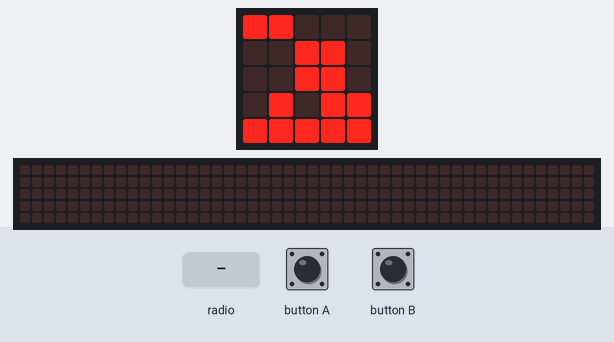
Bench run of a program on a simulated BBC micro:bit (MakeCode). Shown: the board's 5×5 LED display, a strip that is not on the board, showing the scrolling text unrolled. The inputs (shaded band) are chosen by the test bench. The 48×5 strip is a reading aid, not a part: it shows the text the display is scrolling, unrolled, one strip-width of it at a time.

Above: at 1.6 s.
1.7 s: radio message "123" arrives
At 1.77 s:
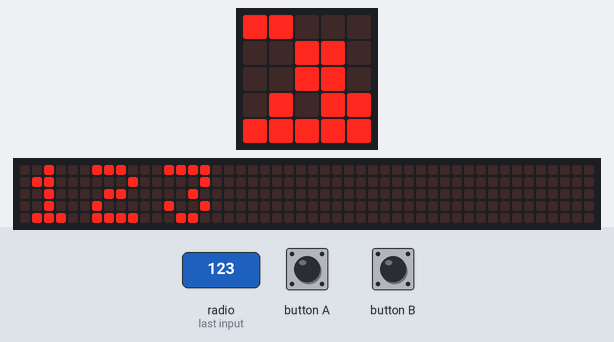
At 2.22 s:
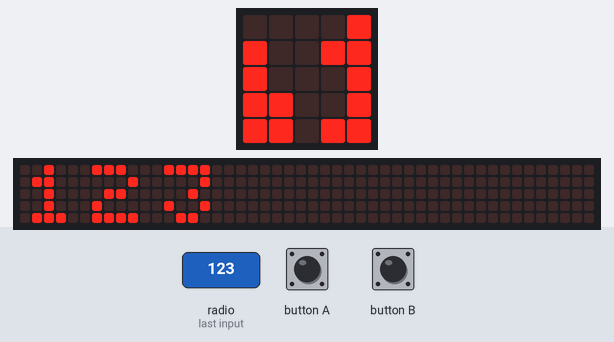
3.6 s: radio message "1" arrives
At 5.6 s:
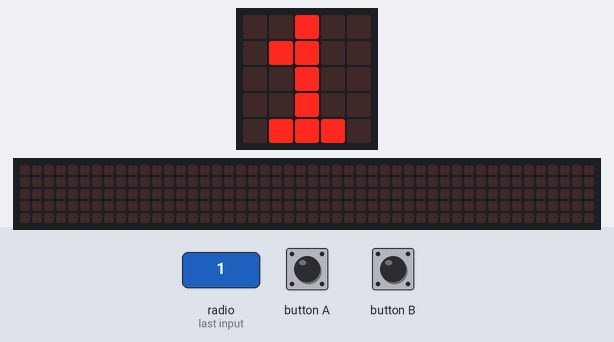
Timing chart, 0 to 7.1 s (numbered marks = the images above; inputs shaded):
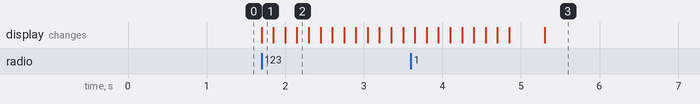

Measured:
- after the input at 1.7 s, the display: changes at once (image 1)

The program:

main.ts
```typescript
radio.onReceivedNumber(function (receivedNumber) {
    basic.showString("" + (receivedNumber))
})
input.onButtonPressed(Button.A, function () {
    radio.sendString("123")
})
radio.onReceivedString(function (receivedString) {
    basic.showString(receivedString)
})
input.onButtonPressed(Button.B, function () {
    radio.sendString("456")
})
basic.showLeds(`
    # # . . .
    . . # # .
    . . # # .
    . # . # #
    # # # # #
    `)
radio.setGroup(60)
```

test.ts
```typescript
// 在此处测试；当此软件包作为插件使用时，将不会编译此软件包。
```
